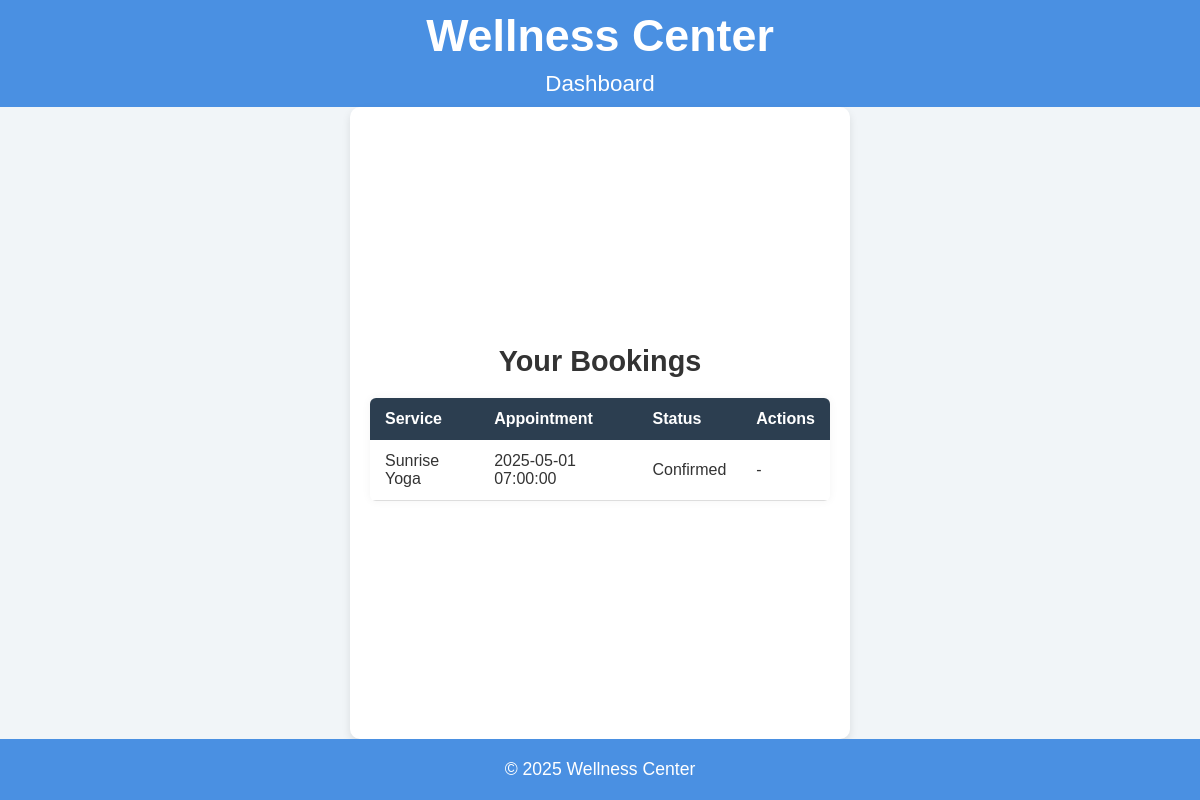
Screenshot of /app/views/user/view_booking.php (signed in) with the database file from the repository.
### tables this page shows
CREATE TABLE bookings (
    booking_id INT NOT NULL AUTO_INCREMENT PRIMARY KEY,
    user_id INT NOT NULL,
    service_id INT NOT NULL,
    session_id INT NOT NULL,
    appointment_datetime DATETIME NOT NULL,
    status ENUM('pending', 'confirmed', 'cancelled') DEFAULT 'pending' NOT NULL,
    FOREIGN KEY (user_id) REFERENCES users(user_id), 
    FOREIGN KEY (service_id) REFERENCES services(service_id),
    FOREIGN KEY (session_id) REFERENCES sessions(session_id)
);

CREATE TABLE services (
    service_id INT AUTO_INCREMENT PRIMARY KEY,
    title VARCHAR(100) NOT NULL, 
    description TEXT NOT NULL,
    category ENUM('yoga', 'meditation', 'sound_bath', 'reiki') NOT NULL,
    duration INT NOT NULL,  
    price DECIMAL(6,2) NOT NULL
);

### app/models/view_booking.php (called while the page is built, shortened)
<?php
class Booking {
    public function getUserBookings($user_id) {
        global $db;
        $stmt = $db->prepare("
            SELECT b.booking_id, b.appointment_datetime, b.status, s.title AS service_title, ses.session_datetime
            FROM bookings b
            JOIN services s ON b.service_id = s.service_id
            JOIN sessions ses ON b.session_id = ses.session_id
            WHERE b.user_id = :user_id
              AND b.status != 'cancelled'
        ");
        $stmt->bindParam(':user_id', $user_id, PDO::PARAM_INT);
        $stmt->execute();
        $result = $stmt->fetchAll(PDO::FETCH_ASSOC);
        return $result;
    }
}
?>

### app/views/user/view_booking.php (the view, shortened to what this page needs)
<?php
require_once('../../../config/database.php');
require_once('../../models/view_booking.php');
$bookingModel = new Booking();
$user_id = $_SESSION['user_id'];
$bookings = $bookingModel->getUserBookings($user_id);
?>
<!DOCTYPE html>
<html lang="en">
<head>
    <link rel="stylesheet" href="../../../public/css/main.css">
</head>
<body>
    <header>
        <h1>Wellness Center</h1>
        <nav>
            <a href="user_dash.php" class="nav-link">Dashboard</a>
        </nav>
    </header>
    <main>
        <section>
            <h2>Your Bookings</h2>
            <?php if (empty($bookings)): ?>
                <p>You have no bookings.</p>
            <?php else: ?>
            <table class="services-table">
                <thead>
                    <tr>
                        <th>Service</th>
                        <th>Appointment</th>
                        <th>Status</th>
                        <th>Actions</th>
                    </tr>
                </thead>
                <tbody>
                    <?php foreach ($bookings as $booking): ?>
                        <tr>
                            <td><?php echo htmlspecialchars($booking['service_title']); ?></td>
                            <td><?php echo htmlspecialchars($booking['appointment_datetime']); ?></td>
                            <td><?php echo ucfirst(htmlspecialchars($booking['status'])); ?></td>
                            <td>
                                <?php if ($booking['status'] === 'pending'): ?>
                                    <a href="view_booking.php?booking_id=<?php echo $booking['booking_id']; ?>&status=confirmed" class="button">Confirm</a>
                                    <a href="view_booking.php?booking_id=<?php echo $booking['booking_id']; ?>&status=cancelled" class="button">Cancel</a>
                                <?php else: ?>
                                    <span>-</span>
                                <?php endif; ?>
                            </td>
                        </tr>
                    <?php endforeach; ?>
                </tbody>
            </table>
        <?php endif; ?>
        </section>
    </main>
    <footer>
        <p>&copy; <?php echo date("Y"); ?> Wellness Center</p>
    </footer>
</body>
</html>

### public/css/main.css (style rules this page uses)
* { margin: 0; padding: 0; box-sizing: border-box; }
body { font-family: Arial, sans-serif; background-color: #f1f5f8; color: #333; display: flex; flex-direction: column; min-height: 100vh; }
header { background-color: #4A90E2; color: white; text-align: center; padding: 10px 0; font-size: 1.4em; }
main { flex-grow: 1; display: flex; justify-content: center; align-items: center; padding: 40px 20px; background-color: white; border-radius: 10px; box-shadow: 0 4px 8px rgba(0, 0, 0, 0.1); width: 100%; max-width: 500px; margin: 0 auto; }
h2 { font-size: 1.8em; color: #333; margin-bottom: 20px; text-align: center; }
footer { text-align: center; margin-top: auto; font-size: 1em; color: #7F8C8D; padding: 20px; background-color: #4A90E2; color: white; }
header h1 { font-size: 2em; margin-bottom: 10px; }
footer { text-align: center; font-size: 1.1em; color: #7F8C8D; padding: 20px; background-color: #4A90E2; color: white; margin-top: auto; }
.services-table { width: 100%; border-collapse: collapse; background-color: #ffffff; box-shadow: 0 0 10px rgba(0, 0, 0, 0.05); border-radius: 6px; overflow: hidden; }
.services-table th { background-color: #2c3e50; color: white; padding: 12px 15px; text-align: left; }
.services-table td { padding: 12px 15px; border-bottom: 1px solid #ddd; }
.nav-link { color: white; text-decoration: none; }

### rows the page displays
bookings: service.title "Sunrise Yoga", appointment_datetime "2025-05-01 07:00:00", status "Confirmed"
